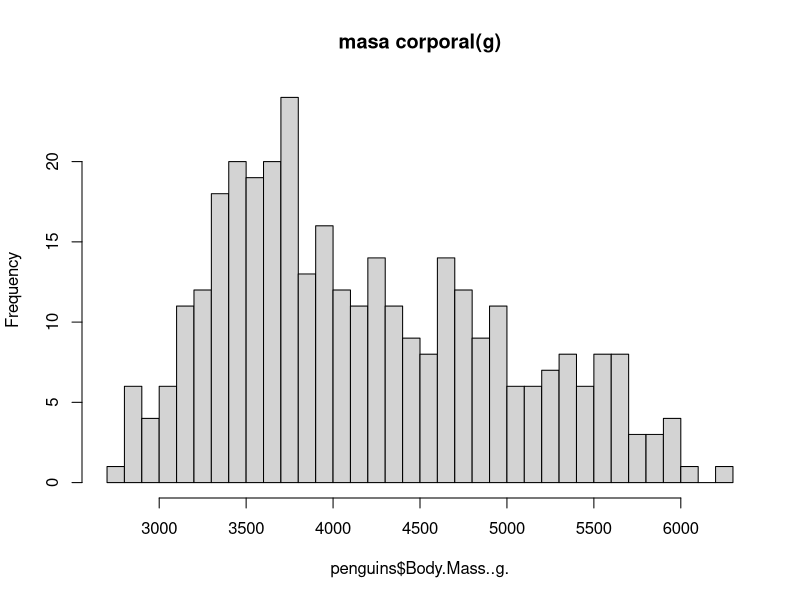
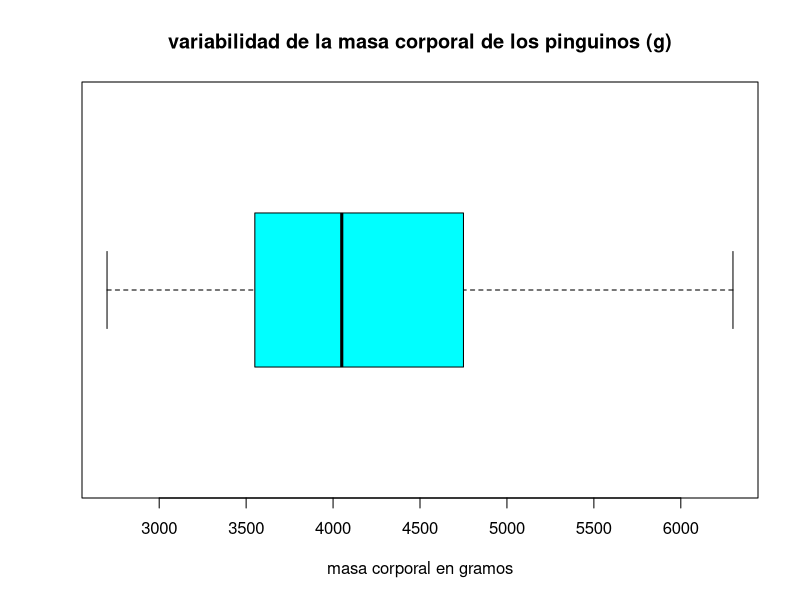
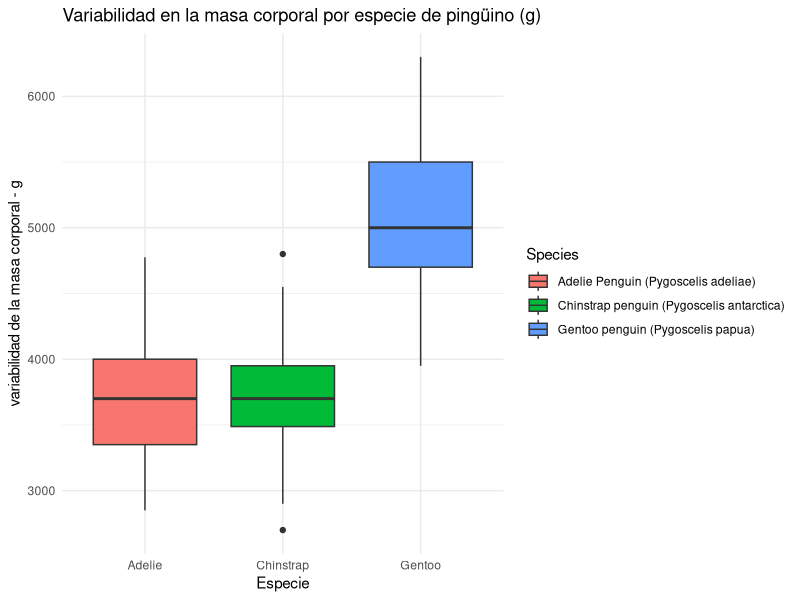
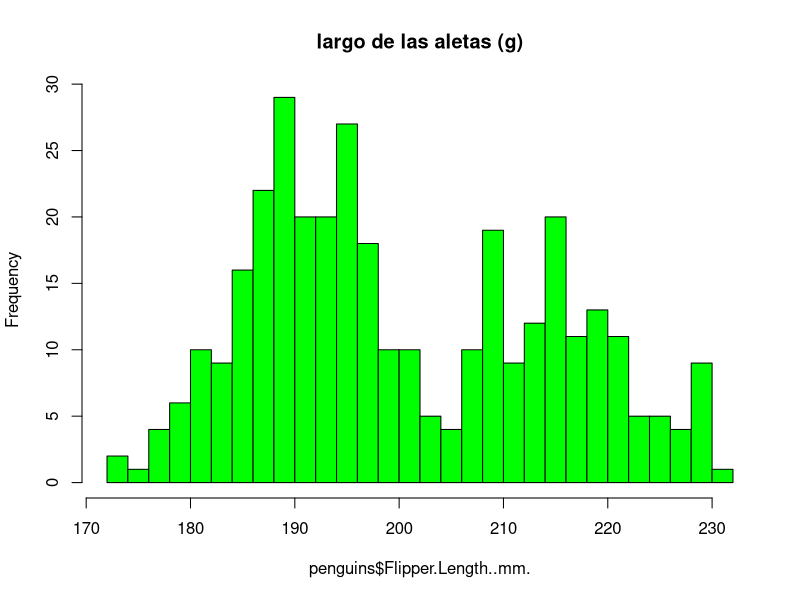
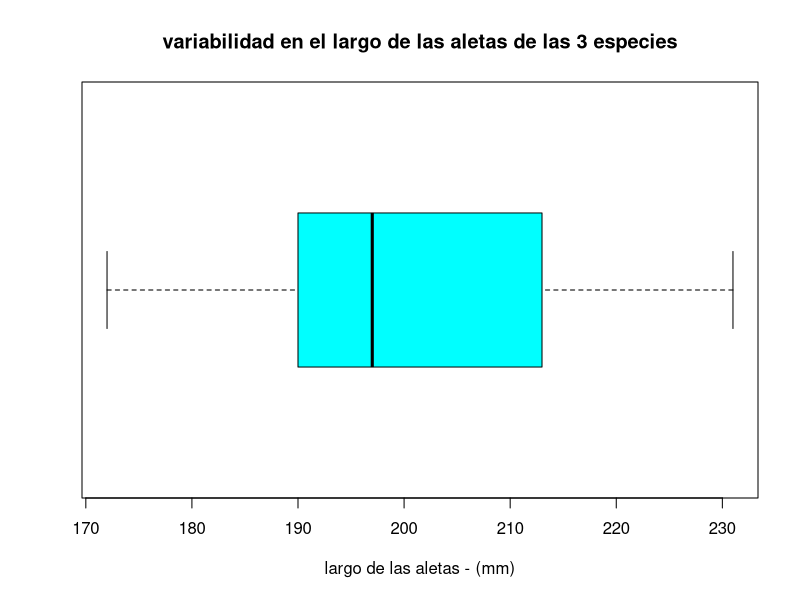
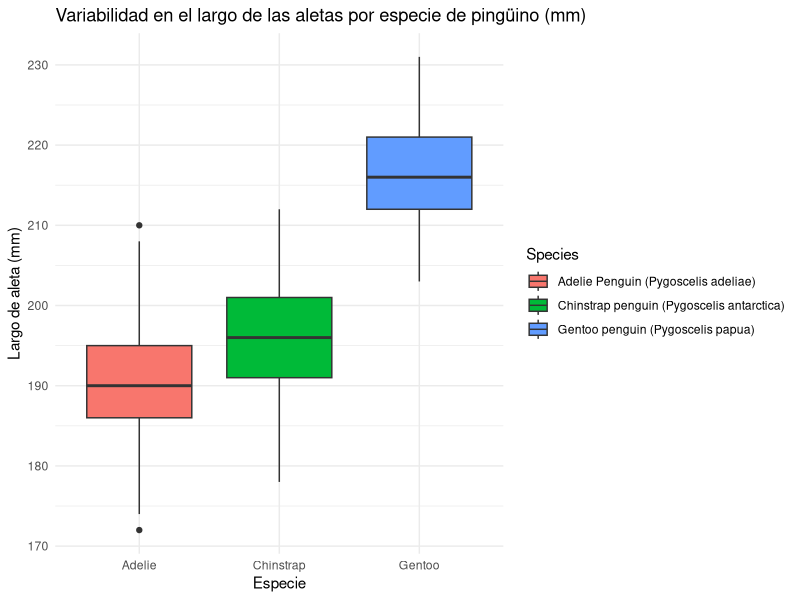
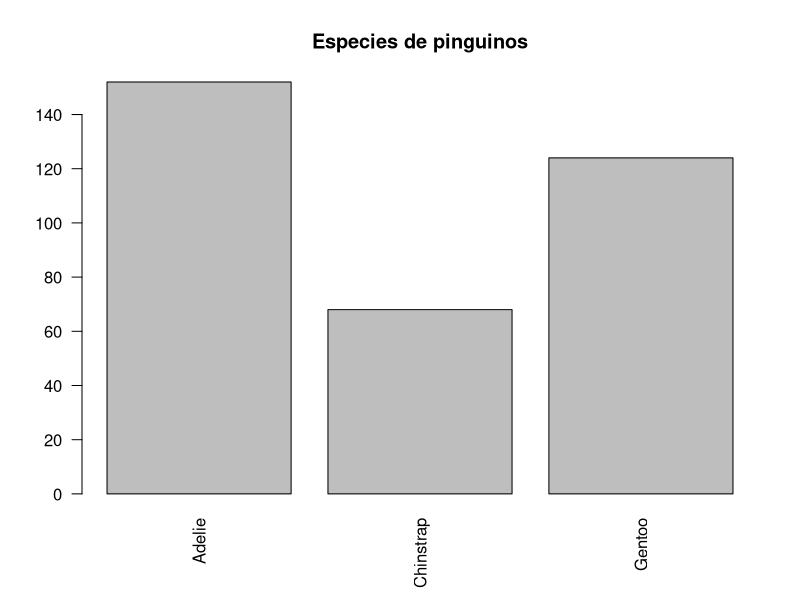
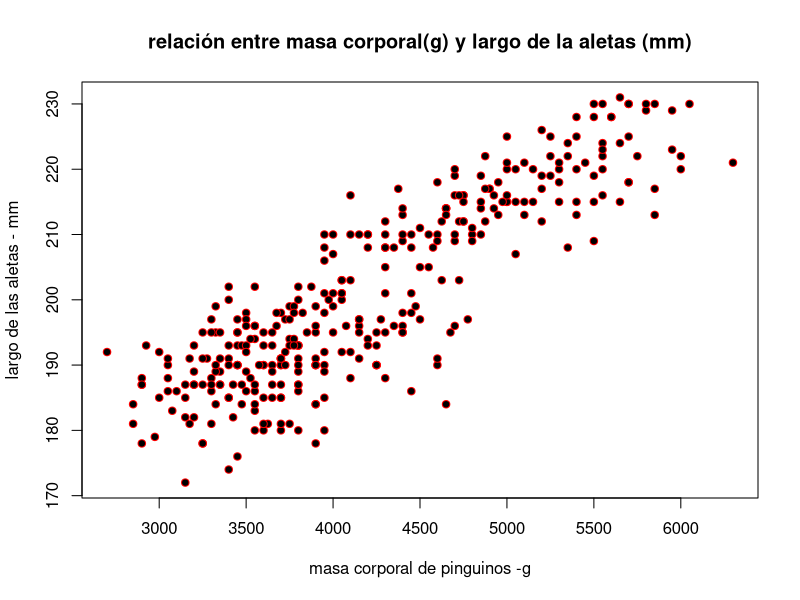

Here is the R script that generated these plots, in order:
#si no están isntaladas ejecuta esto
librerias <- c("readr", "readxl", "ggplot2", "tidyr", "dplyr", "lmtest")
for (lib in librerias) {
  if (!require(lib, character.only = TRUE)) {
    install.packages(lib)
    library(lib, character.only = TRUE)
  }
}

#librerías para cargar la data 
library(readr)
library(readxl)

#librerías para exploración y limpieza
library(ggplot2)
library(tidyr)
library(dplyr)

#lmtest: contiene diferentes pruebas para verificar asunciones como homocedasticidad, independencia, etc.
library(lmtest)


raw_data <- read_excel("6_penguins_lter.xlsx", col_names = FALSE)

penguins <- read.csv(text = paste(raw_data[[1]], collapse = "\n"),
                     stringsAsFactors = FALSE)

# ================================ #
 # Análisis exploratorio de datos #
# ================================ #

# checklist: agregar una respuesta cuando se haya definido en la asignación del av

# ¿Cuál será la variable variable objetivo (Y)? (cuantitativa continua)
# ¿Cuál será la variable predictora (X)? (cuantitativa)
# ¿Cuál será la  variable de agrupación? (categórica)
# ¿Hay relación lineal visible entre X e Y?
# ¿Cuántos datos faltantes tengo y en qué variables?
# ¿Cuál es la justificación teórica para elegir estas variables?

# "==== estructura del data-set ===== \n"
glimpse(penguins)
#====================================================

# "==== dimensiones del data-set ===== \n"
dim(penguins)
#====================================================

# "==== nombres de las columnas/variables ===== \n"
names(penguins)
#====================================================

# "==== primeros 10 registros ===== \n"
head(penguins, 10)
#====================================================

# "==== valores faltantes ===== \n"
colSums(is.na(penguins))
#====================================================

#valores de body mass
penguins[["Body.Mass..g."]]
#====================================================

#valores nulos de body mass
sum(is.na(penguins[["Body.Mass..g."]])) #342 de 344 registros completos 
#====================================================

#filas duplicadas
filasDuplicadas <- sum(duplicated(penguins))
cat("Número de filas duplicadas en el data-set: ", filasDuplicadas)
#====================================================

# "==== resumen estadístico ===== \n"
summary(penguins)

# lo que muestra:
#   resumen genérico de:
#   Variables numéricas: Muestra el valor mínimo, el primer cuartil (25%),
#   la mediana, la media, el tercer cuartil (75%) y el valor máximo.
#   También avisa si hay datos perdidos (NA).Variables categóricas o factores:
#   Cuenta la frecuencia de cada categoría o nivel.Modelos estadísticos (ej. lm):
#   Presenta los coeficientes, el error estándar, los valores p y métricas como el R².
#====================================================

#histograma, masa corporal
hist(penguins$Body.Mass..g.,
     breaks = 30,
     main = "masa corporal(g)")

#boxplot: masa del cuerpo
boxplot(penguins$Body.Mass..g.,
        xlab = "masa corporal en gramos",
        horizontal = TRUE,
        main = "variabilidad de la masa corporal de los pinguinos (g)",
        col = "cyan")

#boxplot: variabilidad de la masa corporal en gramos por especie
#uso de GGplot pq no me permitía colocar de forma nativa una grilla en el plot.
ggplot(penguins, aes(x = Species, y = `Body.Mass..g.`, fill = Species)) +
  geom_boxplot() +
  scale_x_discrete(labels = c("Adelie", "Chinstrap", "Gentoo")) +
  theme_minimal() +
  labs(title = "Variabilidad en la masa corporal por especie de pingüino (g)",
       x = "Especie",
       y = "variabilidad de la masa corporal - g")

#=========================== ALETAS - PINGUINOS ====================================================
#¿hay valores nulos en esta colmuna?
valoresNulosAletas <- sum(is.na(penguins[["Flipper.Length..mm."]])) #342 de 344 registros completos 
cat("valores nulos para la longitud de las aletas de los pinguinos (mm): ", valoresNulosAletas)

#histograma: largo de las aletas (mm)
hist(penguins$Flipper.Length..mm.,
     breaks = 30,
     main ="largo de las aletas (g)",
     col = "green")

#boxplot: variabilidad en el largo de las aletas
boxplot(penguins$Flipper.Length..mm.,
        xlab = "largo de las aletas - (mm)",
        main = "variabilidad en el largo de las aletas de las 3 especies",
        horizontal = TRUE,
        col = "cyan")

#boxplot: variabilidad del largo de las aletas por especie
#uso de GGplot pq no me permitía colocar de forma nativa una grilla en el plot.
ggplot(penguins, aes(x = Species, y = `Flipper.Length..mm.`, fill = Species)) +
  geom_boxplot() +
  scale_x_discrete(labels = c("Adelie", "Chinstrap", "Gentoo")) +
  theme_minimal() +
  labs(title = "Variabilidad en el largo de las aletas por especie de pingüino (mm)",
       x = "Especie",
       y = "Largo de aleta (mm)")

#barplot para visualizar categóricos
barplot(table(penguins$Species),
        main = "Especies de pinguinos",
        names.arg = c("Adelie", "Chinstrap", "Gentoo"),
        las = 2)

#============= SUPUESTOS =========== #
#Coeficiente R: o coeficiente de correlación de pearson,
#mide la fuerza y la dirección de la relación lineal entre
#dos variables cuantitativas. Su valor va desde -1 hasta 1,
#indicando si los cambios en una variable se acompañan de cambios proporcionales en la otra.
#entonces, un valor más cercano a 1 indica una fuerte correlación entre ambas variables

valorCorrelacion <- cor(penguins$Flipper.Length..mm.,
                        penguins$Body.Mass..g.,
                        use = "complete.obs")

#coeficiente R entre masa corporal y culmen length
valorCorrelacion2 <- cor(penguins$Culmen.Length..mm.,
                         penguins$Body.Mass..g.,
                         use = "complete.obs")
cat("valor R entre largo de las aletas y masa corporal en pinguinos: ", valorCorrelacion, "\n")
cat("valor R entre el largo de la parte superior del pico y masa corporal en pinguinos: ", valorCorrelacion2)



  
#======= POR COMPROBAR: supuestos ======= #
#Independencia de residuales: los residuales no deben estar autocorrelacionados

# ===== verficicación de supuestos ====== #
# Linealidad de la relación entre body mass y flipper length:
#scatterplot: masa corporal - largo de las aletas
plot(penguins$Body.Mass..g., penguins$Flipper.Length..mm.,
     xlab = "masa corporal de pinguinos -g", ylab = "largo de las aletas - mm",
     main = "relación entre masa corporal(g) y largo de la aletas (mm)",
     col = "red",
     pch = 21,
     bg = "black",)

##### Normalidad de Residuos
# Done: hacer test con shapiro-wilk: Shapiro-Wilk: p-valor = 0.XXX → [Se cumple / No se cumple]
#shapiro wilk comprueba que los residuos del modelo sigan una distribución normal
modelo <- lm(Body.Mass..g. ~ Flipper.Length..mm.,
             data = penguins)

residuos <- residuals(modelo)
valorShapiroTest <- shapiro.test(residuos)
valorP <- valorShapiroTest$p.value
print(shapiro.test(residuos))
#Done: mostrar por pantalla el valor p del test
cat("Valor p del test de Shapiro-Wilk:", valorShapiroTest$p.value, "\n")
if(valorP > 0.05){
  cat("los residuos siguen una distribución normal \n")
} else{
  cat("los residuos no siguen una distribución normal \n")
}
#done: homocedasticidad: prueba de breusch - pagan
pruebaBP <- bptest(modelo)
print(pruebaBP)
# Homocedasticidad: prueba de Breusch-Pagan, p-valor = 0.1418
# No se rechaza la hipótesis de homocedasticidad de los residuos.

# pendiente: prueba de independencia: durbin-watson
